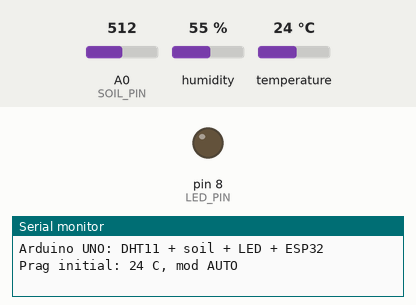
A sketch run on a simulated Arduino Uno, built with avr-gcc and run on an emulated ATmega328P. Parts: output pins drawn as LEDs (lit = HIGH), the last lines printed to the serial monitor. The inputs (shaded band) are chosen by the test bench; at power-on: temperature 24 °C, A0 (SOIL_PIN) = 512, humidity 55 %.

Above: at 1.2 s.
1.3 s: temperature set to 22 °C
At 1.9 s:
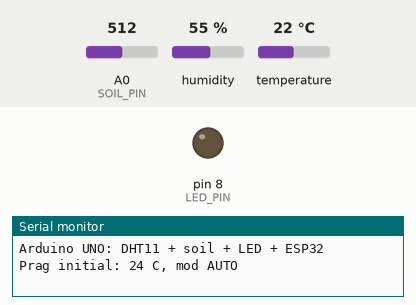
5.5 s: temperature set to 28 °C
At 7.3 s:
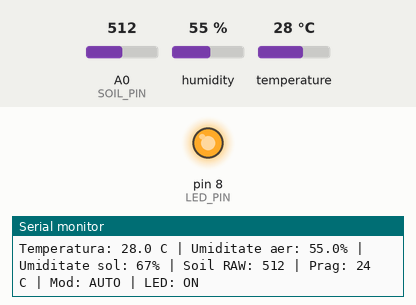
9.0 s: temperature set to 12 °C
At 10.3 s:
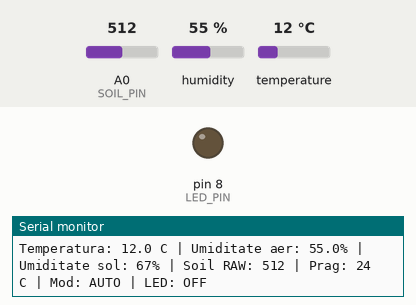
11.5 s: temperature set to 33 °C
At 14.6 s:
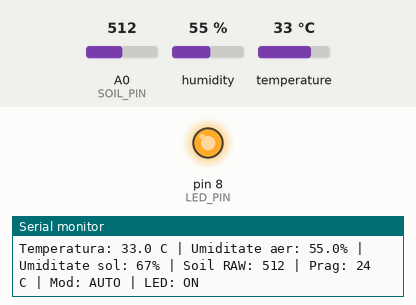
Timing chart, 0 to 16.1 s (numbered marks = the images above; inputs shaded):
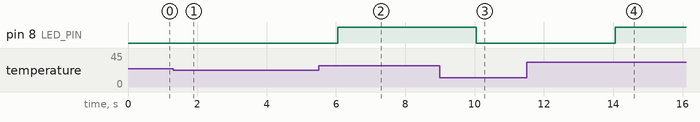

Measured:
- after the input at 1.3 s, pin 8 (LED_PIN): stays LOW (without the input it goes to HIGH after 0.76 s)
- after the input at 5.5 s, pin 8 (LED_PIN): LOW → HIGH after 0.56 s
- after the input at 9.0 s, pin 8 (LED_PIN): HIGH → LOW after 1.1 s
- after the input at 11.5 s, pin 8 (LED_PIN): LOW → HIGH after 2.6 s

The sketch:

Arduino_UNO.ino
```cpp
#include <Arduino.h>
#include <SoftwareSerial.h>
#include <DHT.h>
#include <string.h>
#include <stdio.h>

// Arduino UNO: DHT11 + senzor de sol YL-69 + LED
// Legaturi: DHT11 S=D2; YL-69 AO=A0; LED D8 prin 220 ohmi;
// ESP32 TX2(GPIO17) -> UNO D10;
// UNO D11 -> divizor 1k/2k -> ESP32 RX2(GPIO16); GND comun.

#define DHT_PIN 2
#define DHT_TYPE DHT11
#define SOIL_PIN A0
#define LED_PIN 8

// Inlocuieste cu masuratorile reale din Serial Monitor.
// DRY = sonda uscata, WET = sonda in sol bine umezit.
const int SOIL_DRY_RAW = 850;
const int SOIL_WET_RAW = 350;

const unsigned long READ_INTERVAL_MS = 2000UL;
SoftwareSerial esp32(10, 11);  // RX, TX
DHT dht(DHT_PIN, DHT_TYPE);

bool automaticMode = true;
bool manualLED = false;
bool ledState = false;
bool sensorValid = false;
float temperature = 0.0f;
float airHumidity = 0.0f;
int soilRaw = 0;
int soilPercent = 0;
int thresholdC = 24;

unsigned long lastRead = 0;
char rxBuffer[48];
size_t rxLength = 0;

void applyLED() {
  ledState = automaticMode
    ? (sensorValid && temperature >= thresholdC)
    : manualLED;
  digitalWrite(LED_PIN, ledState ? HIGH : LOW);
}

int measureSoilRaw() {
  long sum = 0;
  for (byte i = 0; i < 10; i++) {
    sum += analogRead(SOIL_PIN);
    delay(3);
  }
  return (int)(sum / 10);
}

int toSoilPercent(int raw) {
  if (SOIL_DRY_RAW == SOIL_WET_RAW) return 0;
  long result = map(raw, SOIL_DRY_RAW, SOIL_WET_RAW, 0, 100);
  return (int)constrain(result, 0L, 100L);
}

void handleCommand(const char* line) {
  int mode, manual, limitC;
  if (sscanf(line, "CFG,%d,%d,%d", &mode, &manual, &limitC) != 3) return;
  if ((mode != 0 && mode != 1) ||
      (manual != 0 && manual != 1) ||
      limitC < 15 || limitC > 40) {
    Serial.println(F("Configurare respinsa"));
    return;
  }

  automaticMode = (mode == 1);
  manualLED = (manual == 1);
  thresholdC = limitC;
  applyLED();

  Serial.print(F("Config: "));
  Serial.print(automaticMode ? F("AUTO") : F("MANUAL"));
  Serial.print(F(", prag="));
  Serial.print(thresholdC);
  Serial.print(F(" C, LED="));
  Serial.println(ledState ? F("ON") : F("OFF"));
}

void readSerialCommands() {
  while (esp32.available()) {
    char c = (char)esp32.read();
    if (c == '\n') {
      rxBuffer[rxLength] = '\0';
      if (rxLength) handleCommand(rxBuffer);
      rxLength = 0;
    } else if (c != '\r') {
      if (rxLength < sizeof(rxBuffer) - 1) {
        rxBuffer[rxLength++] = c;
      } else {
        rxLength = 0;
      }
    }
  }
}

void setup() {
  Serial.begin(115200);
  esp32.begin(9600);
  pinMode(LED_PIN, OUTPUT);
  digitalWrite(LED_PIN, LOW);
  dht.begin();
  lastRead = millis();
  Serial.println(F("Arduino UNO: DHT11 + soil + LED + ESP32"));
  Serial.println(F("Prag initial: 24 C, mod AUTO"));
}

void loop() {
  readSerialCommands();

  if (millis() - lastRead < READ_INTERVAL_MS) return;
  lastRead = millis();

  soilRaw = measureSoilRaw();
  soilPercent = toSoilPercent(soilRaw);

  float t = dht.readTemperature();
  float h = dht.readHumidity();

  if (isnan(t) || isnan(h)) {
    sensorValid = false;
    applyLED();  // In AUTO LED se stinge la eroare DHT11.
    Serial.println(F("EROARE DHT11"));
    esp32.print(F("ERROR,"));
    esp32.println(ledState ? 1 : 0);
    return;
  }

  sensorValid = true;
  temperature = t;
  airHumidity = h;
  applyLED();

  // Format: DATA,temp,umiditate_aer,led,mod_auto,sol_procent,sol_raw
  esp32.print(F("DATA,"));
  esp32.print(temperature, 1);
  esp32.print(',');
  esp32.print(airHumidity, 1);
  esp32.print(',');
  esp32.print(ledState ? 1 : 0);
  esp32.print(',');
  esp32.print(automaticMode ? 1 : 0);
  esp32.print(',');
  esp32.print(soilPercent);
  esp32.print(',');
  esp32.println(soilRaw);

  Serial.print(F("Temperatura: "));
  Serial.print(temperature, 1);
  Serial.print(F(" C | Umiditate aer: "));
  Serial.print(airHumidity, 1);
  Serial.print(F("% | Umiditate sol: "));
  Serial.print(soilPercent);
  Serial.print(F("% | Soil RAW: "));
  Serial.print(soilRaw);
  Serial.print(F(" | Prag: "));
  Serial.print(thresholdC);
  Serial.print(F(" C | Mod: "));
  Serial.print(automaticMode ? F("AUTO") : F("MANUAL"));
  Serial.print(F(" | LED: "));
  Serial.println(ledState ? F("ON") : F("OFF"));
}
```
